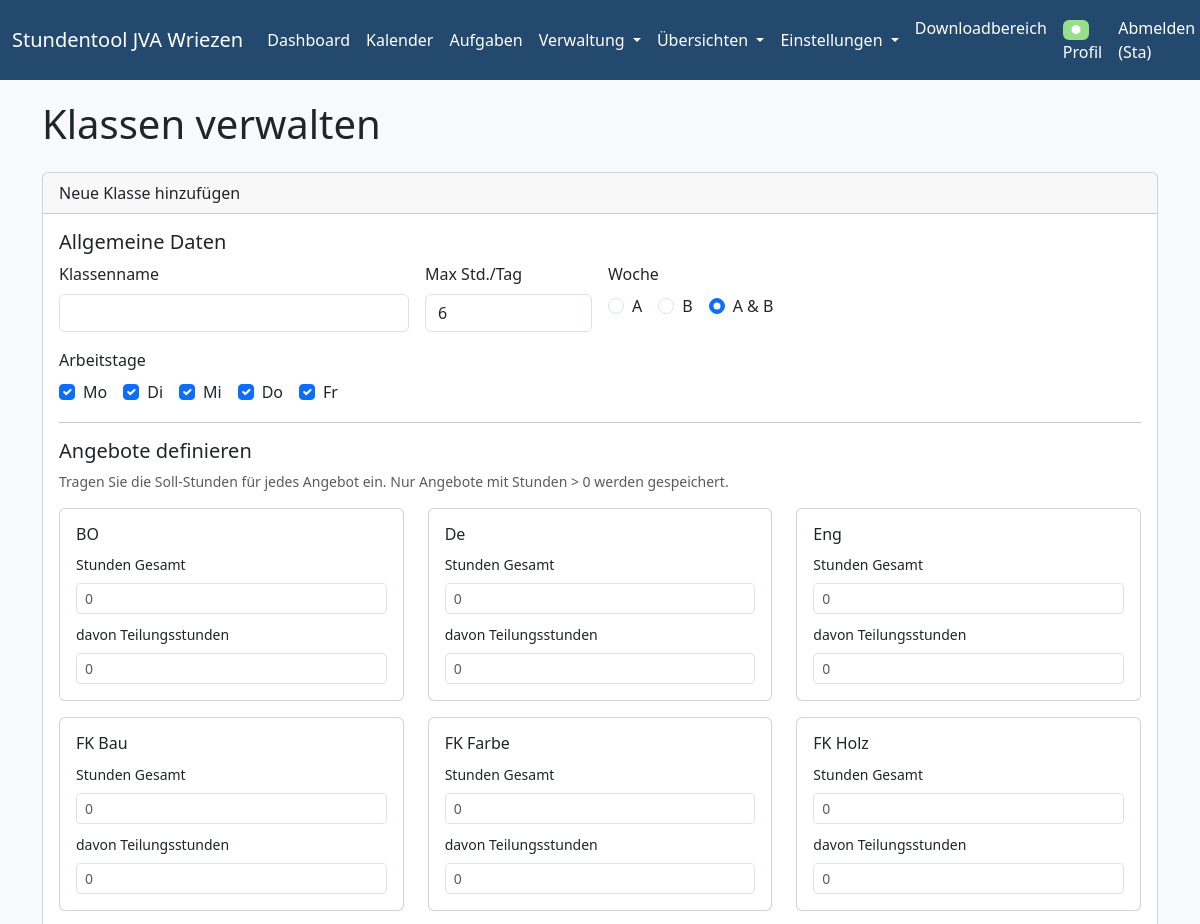
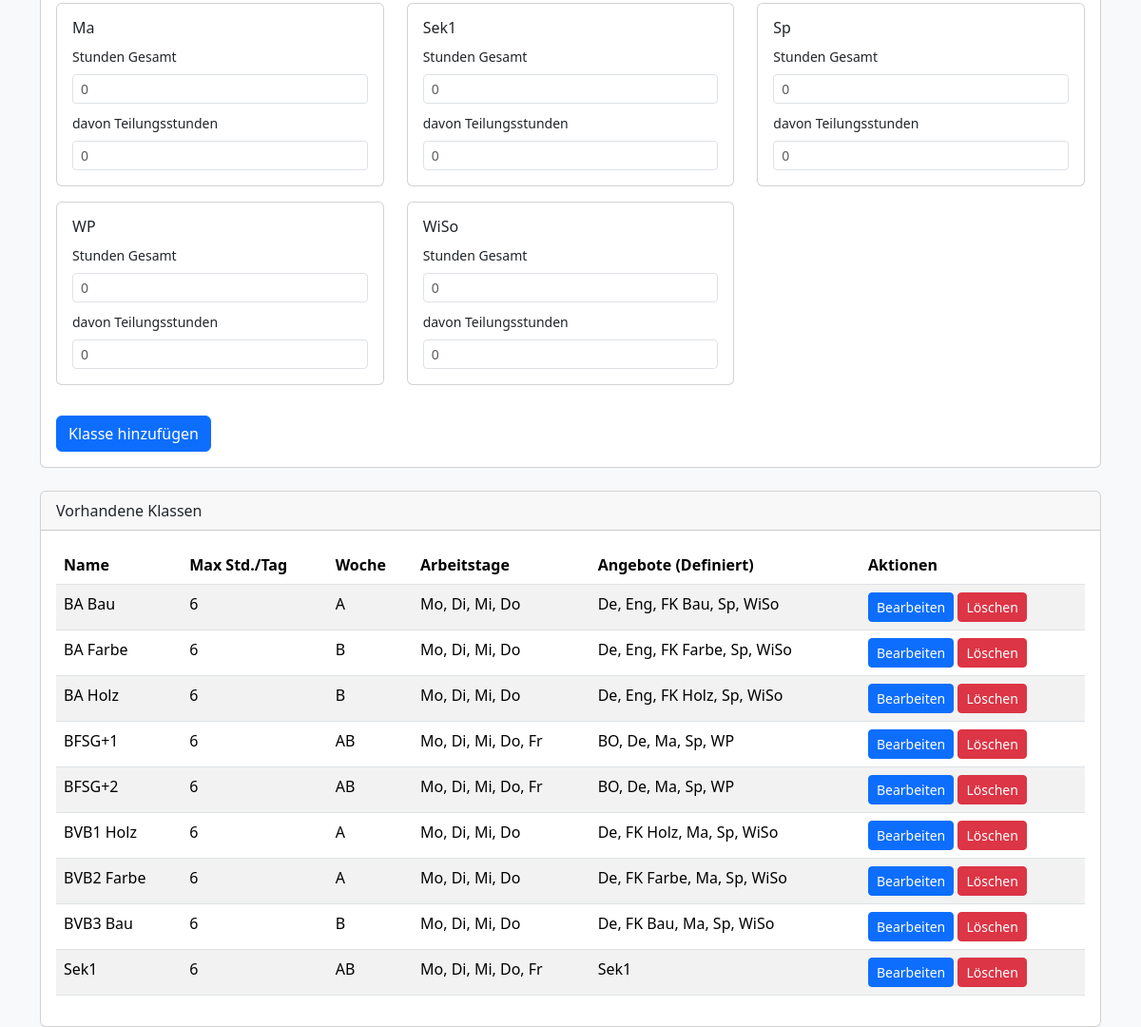
The app's page /klassen (signed in) with its own data (2 pictures, top to bottom).
### models.py (models this page shows, shortened)
class User(db.Model, UserMixin):
    id = db.Column(db.Integer, primary_key=True)
    username = db.Column(db.String(20), unique=True, nullable=False) # Used for login
    email = db.Column(db.String(120), unique=True, nullable=False) # Keep email for contact/recovery
    password = db.Column(db.String(60), nullable=False)
    role = db.Column(db.String(20), default='Benutzer', nullable=False) # New role column
    farbe = db.Column(db.String(7), default='#808080') # Hex color

class Angebot(db.Model):
    id = db.Column(db.Integer, primary_key=True)
    name = db.Column(db.String(100), unique=True, nullable=False)
    block_groesse = db.Column(db.Integer, default=2, nullable=False) # 1 für Einzelstunde, 2 für Doppelstunde
    nur_ein_doppelblock_pro_tag = db.Column(db.Boolean, default=False, nullable=False)

class Klasse(db.Model):
    id = db.Column(db.Integer, primary_key=True)
    name = db.Column(db.String(100), unique=True, nullable=False)
    max_stunden_klasse = db.Column(db.Integer, default=6)
    woche = db.Column(db.String(2), default='AB') # A, B, AB
    arbeitstage = db.Column(db.JSON, default=lambda: ["Mo", "Di", "Mi", "Do", "Fr"])
    angebote_stunden = db.Column(db.JSON, default=list)

### app.py (the view)
@app.route('/klassen')
@login_required
@role_required([ROLE_ADMIN, ROLE_PLANER])
def klassen_verwalten():
    klassen_liste = Klasse.query.order_by(Klasse.name).all()
    alle_angebote = Angebot.query.order_by(Angebot.name).all()
    return render_template('klassen_verwalten.html',
                           title='Klassen verwalten',
                           klassen_liste=klassen_liste,
                           alle_angebote=alle_angebote,
                           tage_der_woche=TAGE_DER_WOCHE)

### app.py (called while the page is built)
def role_required(allowed_roles):
    def decorator(f):
        @wraps(f)
        def decorated_function(*args, **kwargs):
            if not current_user.is_authenticated:
                return login_manager.unauthorized() # Redirect to login page
            if current_user.role not in allowed_roles:
                flash('Sie haben keine Berechtigung, auf diese Seite zuzugreifen.', 'danger')
                abort(403) # Forbidden
            return f(*args, **kwargs)
        return decorated_function
    return decorator

@login_manager.user_loader
def load_user(user_id):
    return User.query.get(int(user_id))

### templates/klassen_verwalten.html (shortened to what this page needs)
{% extends "base.html" %}
{% block content %}
<div class="d-flex justify-content-between align-items-center mb-3">
    <h1>{{ title }}</h1>
</div>
<div class="card mb-4">
    <div class="card-header">Neue Klasse hinzufügen</div>
    <div class="card-body">
        <form method="POST" action="{{ url_for('klasse_save') }}">
            <h5>Allgemeine Daten</h5>
            <div class="row g-3 mb-3">
                <div class="col-md-4"><label for="name" class="form-label">Klassenname</label><input type="text" class="form-control" id="name" name="name" required></div>
                <div class="col-md-2"><label for="max_stunden_klasse" class="form-label">Max Std./Tag</label><input type="number" class="form-control" id="max_stunden_klasse" name="max_stunden_klasse" value="6"></div>
                <div class="col-md-6"><label class="form-label">Woche</label><div><div class="form-check form-check-inline"><input class="form-check-input" type="radio" name="woche" id="woche_a" value="A"><label class="form-check-label" for="woche_a">A</label></div><div class="form-check form-check-inline"><input class="form-check-input" type="radio" name="woche" id="woche_b" value="B"><label class="form-check-label" for="woche_b">B</label></div><div class="form-check form-check-inline"><input class="form-check-input" type="radio" name="woche" id="woche_ab" value="AB" checked><label class="form-check-label" for="woche_ab">A & B</label></div></div></div>
            </div>
            <div class="mb-3"><label class="form-label">Arbeitstage</label><div>{% for tag in tage_der_woche %}<div class="form-check form-check-inline"><input class="form-check-input" type="checkbox" name="arbeitstage" value="{{ tag }}" id="arbeitstag_{{ tag }}" checked><label class="form-check-label" for="arbeitstag_{{ tag }}">{{ tag }}</label></div>{% endfor %}</div></div>
            <hr>
            <h5>Angebote definieren</h5>
            <p class="text-muted small">Tragen Sie die Soll-Stunden für jedes Angebot ein. Nur Angebote mit Stunden > 0 werden gespeichert.</p>
            <div class="row">
                {% for angebot in alle_angebote %}
                <div class="col-md-4 mb-3">
                    <div class="card h-100">
                        <div class="card-body">
                            <h6 class="card-title">{{ angebot.name }}</h6>
                            <div class="mb-2">
                                <label for="angebot_{{ angebot.id }}_gesamt" class="form-label small">Stunden Gesamt</label>
                                <input type="number" class="form-control form-control-sm" name="angebot_{{ angebot.id }}_gesamt" placeholder="0">
                            </div>
                            <div>
                                <label for="angebot_{{ angebot.id }}_teilung" class="form-label small">davon Teilungsstunden</label>
                                <input type="number" class="form-control form-control-sm" name="angebot_{{ angebot.id }}_teilung" placeholder="0">
                            </div>
                        </div>
                    </div>
                </div>
                {% endfor %}
            </div>
            <div class="mt-3"><button type="submit" class="btn btn-primary">Klasse hinzufügen</button></div>
        </form>
    </div>
</div>
<div class="card">
    <div class="card-header">Vorhandene Klassen</div>
    <div class="card-body">
        <table class="table table-striped table-hover">
            <thead><tr><th>Name</th><th>Max Std./Tag</th><th>Woche</th><th>Arbeitstage</th><th>Angebote (Definiert)</th><th>Aktionen</th></tr></thead>
            <tbody>
                {% for klasse in klassen_liste %}
                <tr>
                    <td>{{ klasse.name }}</td>
                    <td>{{ klasse.max_stunden_klasse }}</td>
                    <td>{{ klasse.woche }}</td>
                    <td>{{ klasse.arbeitstage|join(', ') }}</td>
                    <td>{{ klasse.angebote_stunden|map(attribute='angebot')|join(', ') }}</td>
                    <td>
                        <button class="btn btn-sm btn-primary" data-bs-toggle="modal" data-bs-target="#editKlasseModal"
                                data-klasse-id="{{ klasse.id }}"
                                data-name="{{ klasse.name }}"
                                data-max-stunden="{{ klasse.max_stunden_klasse }}"
                                data-woche="{{ klasse.woche }}"
                                data-arbeitstage='{{ klasse.arbeitstage|tojson|safe }}'
                                data-angebote-stunden='{{ klasse.angebote_stunden|tojson|safe }}'>
                            Bearbeiten
                        </button>
                        <form action="{{ url_for('klasse_delete', klasse_id=klasse.id) }}" method="post" style="display:inline;" onsubmit="return confirm('Sind Sie sicher, dass Sie die Klasse {{ klasse.name }} löschen möchten?');">
                            <button type="submit" class="btn btn-sm btn-danger">Löschen</button>
                        </form>
                    </td>
                </tr>
                {% endfor %}
            </tbody>
        </table>
    </div>
</div>
{% endblock %}

### templates/base.html (shortened to what this page needs)
<!DOCTYPE html>
<html lang="de">
<head>
    <link href="https://cdn.jsdelivr.net/npm/bootstrap@5.3.3/dist/css/bootstrap.min.css" rel="stylesheet">
    <link rel="stylesheet" href="https://cdnjs.cloudflare.com/ajax/libs/font-awesome/6.4.0/css/all.min.css">
</head>
<body>
    <nav class="navbar navbar-expand-lg navbar-custom">
        <div class="container-fluid">
            <a class="navbar-brand" href="{{ url_for('stundenplan_anzeigen') }}">Stundentool JVA Wriezen</a>
            <div class="collapse navbar-collapse" id="navbarNav">
                <ul class="navbar-nav me-auto mb-2 mb-lg-0">
                    <li class="nav-item">
                        <a class="nav-link" href="{{ url_for('stundenplan_anzeigen') }}">Dashboard</a>
                    </li>
                    <li class="nav-item">
                        <a class="nav-link" href="{{ url_for('kalender') }}">Kalender</a>
                    </li>
                    {% if current_user.is_authenticated %}
                    <li class="nav-item">
                        <a class="nav-link" href="{{ url_for('kanban_board') }}">Aufgaben</a>
                    </li>
                    {% endif %}
                    {% if current_user.is_authenticated and (current_user.role == 'Admin' or current_user.role == 'Planer') %}
                    <li class="nav-item dropdown">
                        <a class="nav-link dropdown-toggle" href="#" id="navbarDropdownVerwaltung" role="button" data-bs-toggle="dropdown" aria-expanded="false">
                            Verwaltung
                        </a>
                    </li>
                    {% endif %}
                    {% if current_user.is_authenticated and (current_user.role == 'Admin' or current_user.role == 'Planer') %}
                    <li class="nav-item dropdown">
                        <a class="nav-link dropdown-toggle" href="#" id="navbarDropdownUebersichten" role="button" data-bs-toggle="dropdown" aria-expanded="false">
                            Übersichten
                        </a>
                    </li>
                    {% endif %}
                    {% if current_user.is_authenticated and current_user.role == 'Admin' %}
                    <li class="nav-item dropdown">
                        <a class="nav-link dropdown-toggle" href="#" id="navbarDropdownEinstellungen" role="button" data-bs-toggle="dropdown" aria-expanded="false">
                            Einstellungen
                        </a>
                    </li>
                    {% endif %}
                </ul>
                <ul class="navbar-nav ms-auto mb-2 mb-lg-0">
                    {% if current_user.is_authenticated %}
                        <li class="nav-item">
                            <a class="nav-link" href="{{ url_for('downloads') }}">Downloadbereich</a>
                        </li>
                        <li class="nav-item">
                            <a class="nav-link" href="{{ url_for('profil') }}">
                                <span class="badge" style="background:{{ current_user.farbe }};color:#fff;">&#9679;</span>
                                Profil
                            </a>
                        </li>
                        <li class="nav-item">
                            <a class="nav-link" href="{{ url_for('logout') }}">Abmelden ({{ current_user.username }})</a>
                        </li>
                    {% else %}
                        <li class="nav-item"><a class="nav-link" href="{{ url_for('login') }}">Anmelden</a></li>
                    {% endif %}
                </ul>
            </div>
        </div>
    </nav>
    <div class="container">
        {% block content %}{% endblock %}
    </div>
</body>
</html>

### templates/base.html (style rules this page uses)
body { background-color: #f8f9fa; }
.container { margin-top: 20px; }
.navbar-custom { background-color: #23496e !important; }
.navbar-custom .navbar-nav .nav-link, .navbar-custom .navbar-brand, .navbar-custom .navbar-nav .dropdown-toggle { color: #fff !important; transition: color 0.2s, background 0.2s, box-shadow 0.2s; }

### records on screen
User: username "Sta"
Angebot: name "BO"
Angebot: name "De"
Angebot: name "Eng"
Angebot: name "FK Bau"
Angebot: name "FK Farbe"
Angebot: name "FK Holz"
Angebot: name "Ma"
Angebot: name "Sek1"
Angebot: name "Sp"
Angebot: name "WP"
Angebot: name "WiSo"
Klasse: name "BA Bau", max_stunden_klasse "6", woche "A", arbeitstage "Mo, Di, Mi, Do", angebote_stunden|map "De, Eng, FK Bau, Sp, WiSo"
Klasse: name "BA Farbe", max_stunden_klasse "6", woche "B", arbeitstage "Mo, Di, Mi, Do", angebote_stunden|map "De, Eng, FK Farbe, Sp, WiSo"
Klasse: name "BA Holz", max_stunden_klasse "6", woche "B", arbeitstage "Mo, Di, Mi, Do", angebote_stunden|map "De, Eng, FK Holz, Sp, WiSo"
Klasse: name "BFSG+1", max_stunden_klasse "6", woche "AB", arbeitstage "Mo, Di, Mi, Do, Fr", angebote_stunden|map "BO, De, Ma, Sp, WP"
Klasse: name "BFSG+2", max_stunden_klasse "6", woche "AB", arbeitstage "Mo, Di, Mi, Do, Fr", angebote_stunden|map "BO, De, Ma, Sp, WP"
Klasse: name "BVB1 Holz", max_stunden_klasse "6", woche "A", arbeitstage "Mo, Di, Mi, Do", angebote_stunden|map "De, FK Holz, Ma, Sp, WiSo"
Klasse: name "BVB2 Farbe", max_stunden_klasse "6", woche "A", arbeitstage "Mo, Di, Mi, Do", angebote_stunden|map "De, FK Farbe, Ma, Sp, WiSo"
Klasse: name "BVB3 Bau", max_stunden_klasse "6", woche "B", arbeitstage "Mo, Di, Mi, Do", angebote_stunden|map "De, FK Bau, Ma, Sp, WiSo"
Klasse: name "Sek1", max_stunden_klasse "6", woche "AB", arbeitstage "Mo, Di, Mi, Do, Fr", angebote_stunden|map "Sek1"

### other values on screen
{{ title }} "Klassen verwalten"
{{ tag }} "Mo" "Di" "Mi" "Do" "Fr"
